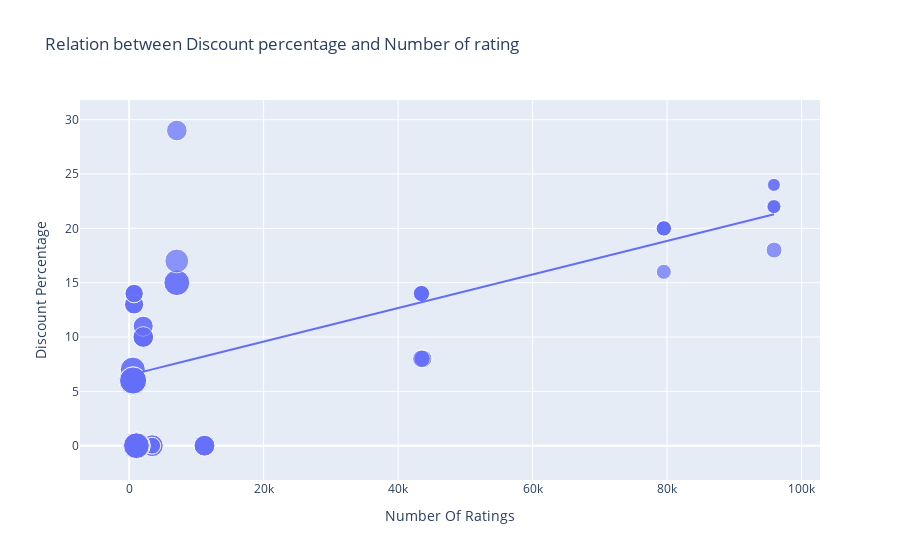

The notebook cell saved with this chart:
### Code cell
figure = px.scatter(data_frame = data , x = 'Number Of Ratings' , y = 'Discount Percentage' , size = 'Sale Price'
                    , trendline = 'ols' , title = 'Relation between Discount percentage and Number of rating')
figure.show()

### Figure 1 — Plotly figure (JSON) as saved in the notebook; plotly's stock layout.template omitted (floating-point values rounded to 4 significant figures)
{"data": [{"hovertemplate": "Number Of Ratings=%{x}<br>Discount Percentage=%{y}<br>Sale Price=%{marker.size}<extra></extra>", "legendgroup": "", "marker": {"color": "#636efa", "size": [49900, 84900, 84900, 77000, 77000, 49900, 49900, 77000, 89900, 41999, 39999, 41999, 41999, 41999, 131900, 117100, 131900, 117100, 74999, 117900, 117100, 117900, 99900, 44999, 140900, 130900, 64900, 120900, 59900, 75900, 110900, 130900, 120900, 64900, 64900, 75900, 75900, 120900, 59900, 120900, 75900, 140900, 70900, 70900, 75900, 59900, 110900, 120900, 130900, 130900, 54999, 54999, 29999, 34999, 34999, 34999, 54999, 29999, 46999, 46999, 46999, 46999], "sizemode": "area", "sizeref": 352.2, "symbol": "circle"}, "mode": "markers", "name": "", "orientation": "v", "showlegend": false, "type": "scatter", "x": [3431, 3431, 3431, 11202, 11202, 3431, 3431, 11202, 1454, 79512, 79512, 79582, 79512, 79512, 1078, 1078, 1078, 1078, 7088, 7088, 1078, 7088, 7081, 95909, 542, 580, 740, 545, 740, 2101, 545, 580, 580, 730, 730, 2101, 2101, 580, 740, 580, 2092, 545, 2101, 2092, 2101, 740, 545, 580, 580, 580, 43707, 43707, 95807, 95909, 95807, 95909, 43470, 95909, 43470, 43470, 43470, 43470], "xaxis": "x", "y": [0, 0, 0, 0, 0, 0, 0, 0, 0, 20, 16, 20, 20, 20, 0, 0, 0, 0, 29, 15, 0, 15, 17, 18, 6, 6, 13, 6, 14, 10, 7, 6, 6, 13, 13, 10, 10, 6, 14, 6, 10, 6, 11, 11, 10, 14, 7, 6, 6, 6, 8, 8, 24, 22, 22, 22, 8, 24, 14, 14, 14, 14], "yaxis": "y"}, {"hovertemplate": "<b>OLS trendline</b><br>Discount Percentage = 0.000154292 * Number Of Ratings + 6.49233<br>R<sup>2</sup>=0.468988<br><br>Number Of Ratings=%{x}<br>Discount Percentage=%{y} <b>(trend)</b><extra></extra>", "legendgroup": "", "marker": {"color": "#636efa", "symbol": "circle"}, "mode": "lines", "name": "", "showlegend": false, "type": "scatter", "x": [542, 545, 545, 545, 545, 580, 580, 580, 580, 580, 580, 580, 580, 730, 730, 740, 740, 740, 740, 1078, 1078, 1078, 1078, 1078, 1454, 2092, 2092, 2101, 2101, 2101, 2101, 2101, 3431, 3431, 3431, 3431, 3431, 7081, 7088, 7088, 7088, 11202, 11202, 11202, 43470, 43470, 43470, 43470, 43470, 43707, 43707, 79512, 79512, 79512, 79512, 79582, 95807, 95807, 95909, 95909, 95909, 95909], "xaxis": "x", "y": [6.576, 6.576, 6.576, 6.576, 6.576, 6.582, 6.582, 6.582, 6.582, 6.582, 6.582, 6.582, 6.582, 6.605, 6.605, 6.607, 6.607, 6.607, 6.607, 6.659, 6.659, 6.659, 6.659, 6.659, 6.717, 6.815, 6.815, 6.816, 6.816, 6.816, 6.816, 6.816, 7.022, 7.022, 7.022, 7.022, 7.022, 7.585, 7.586, 7.586, 7.586, 8.221, 8.221, 8.221, 13.2, 13.2, 13.2, 13.2, 13.2, 13.24, 13.24, 18.76, 18.76, 18.76, 18.76, 18.77, 21.27, 21.27, 21.29, 21.29, 21.29, 21.29], "yaxis": "y"}], "layout": {"autosize": true, "legend": {"itemsizing": "constant", "tracegroupgap": 0}, "title": {"text": "Relation between Discount percentage and Number of rating"}, "xaxis": {"anchor": "y", "autorange": true, "domain": [0, 1], "range": [-7280.0, 102700.0], "title": {"text": "Number Of Ratings"}, "type": "linear"}, "yaxis": {"anchor": "x", "autorange": true, "domain": [0, 1], "range": [-5.213, 33.41], "title": {"text": "Discount Percentage"}, "type": "linear"}}}
